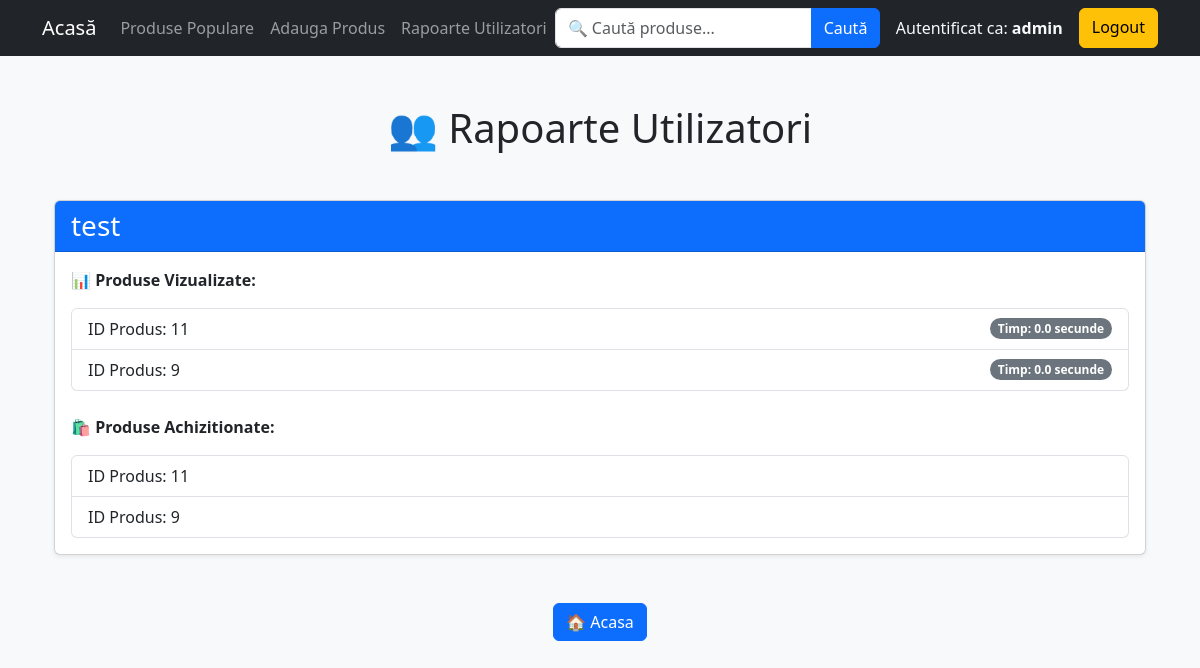
The page /user_reports (signed in) on the database as committed earlier.
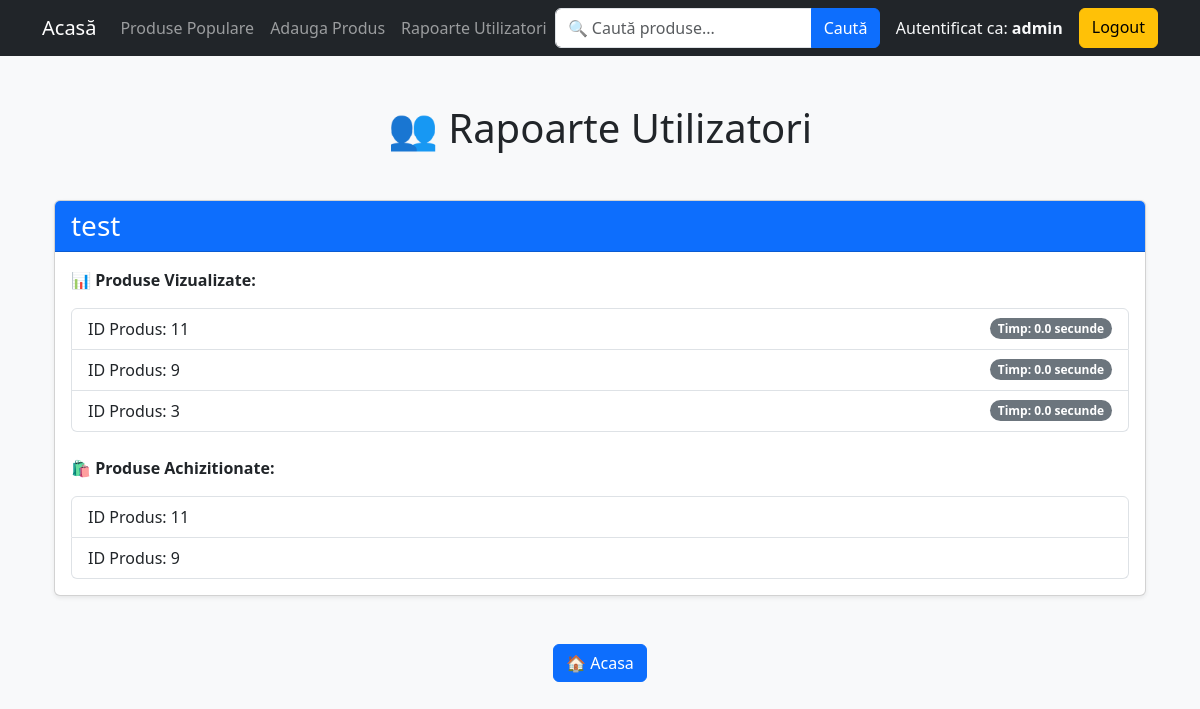
The same page on the database as committed later.
### models.py (models this page shows, shortened)
class User(db.Model):
    id = db.Column(db.Integer, primary_key=True)
    username = db.Column(db.String(100), unique=True)
    password = db.Column(db.String(100))
    role = db.Column(db.String(20))

class UserInteraction(db.Model):
    id = db.Column(db.Integer, primary_key=True)
    user_id = db.Column(db.String(100))
    product_id = db.Column(db.Integer, db.ForeignKey('product.id'))
    timestamp = db.Column(db.DateTime, default=db.func.current_timestamp())
    time_spent = db.Column(db.Float, default=0.0)  # timp petrecut pe pagina in secunde
    personalized_description = db.Column(db.Text, nullable=True)
    last_updated = db.Column(db.DateTime, default=db.func.current_timestamp())  # Stocăm ca UTC

class PurchaseHistory(db.Model):
    id = db.Column(db.Integer, primary_key=True)
    user_id = db.Column(db.Integer, db.ForeignKey('user.id'), nullable=False)
    product_id = db.Column(db.Integer, db.ForeignKey('product.id'), nullable=False)
    timestamp = db.Column(db.DateTime, default=db.func.current_timestamp())
    user = db.relationship('User', backref=db.backref('purchases', lazy=True))
    product = db.relationship('Product', backref=db.backref('purchases_history', lazy=True))

### app.py (the view)
@app.route("/user_reports")
@login_required
def user_reports():
    if "role" not in session or session["role"] != "admin":
        flash("Doar administratorii pot accesa aceasta pagina!")
        return redirect(url_for("home"))
    users = User.query.all()
    user_reports = {}
    for user in users:
        interactions = UserInteraction.query.filter_by(user_id=user.id).all()
        purchased_products = PurchaseHistory.query.filter_by(user_id=user.id).all()
        user_reports[user.username] = {
            "interactions": interactions,
            "purchased_products": purchased_products
        }
    return render_template("user_reports.html", user_reports=user_reports)

### app.py (called while the page is built)
def login_required(f):
    @wraps(f)
    def decorated_function(*args, **kwargs):
        if "user_id" not in session:
            flash("Trebuie sa fii autentificat pentru a accesa aceasta pagina.")
            return redirect(url_for("login"))
        return f(*args, **kwargs)
    return decorated_function

### templates/user_reports.html (shortened to what this page needs)
<!DOCTYPE html>
<html lang="ro">
<head>
    <link rel="stylesheet" href="https://cdn.jsdelivr.net/npm/bootstrap@5.3.0/dist/css/bootstrap.min.css">
</head>
<body class="bg-light">
{% extends 'base.html' %}
{% block content %}
<div class="container mt-5">
    <h1 class="text-center mb-5">👥 Rapoarte Utilizatori</h1>
    {% for user, data in user_reports.items() %}
        <div class="card mb-5 shadow-sm">
            <div class="card-header bg-primary text-white">
                <h3 class="mb-0">{{ user }}</h3>
            </div>
            <div class="card-body">
                <p><strong>📊 Produse Vizualizate:</strong></p>
                <ul class="list-group">
                    {% set unique_interactions = {} %}
                    {% for interaction in data.interactions %}
                        {% if interaction.product_id not in unique_interactions %}
                            {% set _dummy = unique_interactions.update({interaction.product_id: interaction.time_spent}) %}
                        {% else %}
                            {% set _dummy = unique_interactions.update({interaction.product_id: unique_interactions[interaction.product_id] + interaction.time_spent}) %}
                        {% endif %}
                    {% endfor %}
                    {% for product_id, total_time in unique_interactions.items() %}
                        <li class="list-group-item d-flex justify-content-between align-items-center">
                            ID Produs: {{ product_id }}
                            <span class="badge bg-secondary rounded-pill">Timp: {{ total_time }} secunde</span>
                        </li>
                    {% endfor %}
                </ul>
                <p class="mt-4"><strong>🛍️ Produse Achizitionate:</strong></p>
                <ul class="list-group">
                    {% for purchase in data.purchased_products %}
                        <li class="list-group-item d-flex justify-content-between align-items-center">
                            ID Produs: {{ purchase.product_id }}
                        </li>
                    {% endfor %}
                </ul>
            </div>
        </div>
    {% endfor %}
    <div class="text-center mt-5">
        <a href="/" class="btn btn-primary">🏠 Acasa</a>
    </div>
</div>
{% endblock %}

### templates/base.html (shortened to what this page needs)
<!DOCTYPE html>
<html lang="ro">
<head>
    <link rel="stylesheet" href="https://cdn.jsdelivr.net/npm/bootstrap@5.3.0/dist/css/bootstrap.min.css">
</head>
<body class="bg-light">
<nav class="navbar navbar-expand-lg navbar-dark bg-dark">
    <div class="container">
        <a class="navbar-brand" href="{{ url_for('home') }}">Acasă</a>
        <div class="collapse navbar-collapse" id="navbarNav">
            <ul class="navbar-nav me-auto">
                <li class="nav-item">
                    <a class="nav-link" href="{{ url_for('popular_products') }}">Produse Populare</a>
                </li>
                {% if session['role'] == 'admin' %}
                <li class="nav-item">
                    <a class="nav-link" href="{{ url_for('add_product') }}">Adauga Produs</a>
                </li>
                <li class="nav-item">
                    <a class="nav-link" href="{{ url_for('user_reports') }}">Rapoarte Utilizatori</a>
                </li>
                {% endif %}
                <form method="POST" action="{{ url_for('search_products') }}" class="d-flex" style="max-width: 400px; margin-left: auto; margin-right: 10px;">
                    <div class="input-group">
                        <input type="text" name="query" class="form-control rounded-start" placeholder="🔍 Caută produse..." required>
                        <button type="submit" class="btn btn-primary rounded-end">Caută</button>
                    </div>
                </form>
            </ul>
            <div class="d-flex">
                {% if 'user_id' in session %}
                    <span class="navbar-text me-3 text-light">Autentificat ca: <strong>{{ session['role'] }}</strong></span>
                    <a class="btn btn-warning" href="{{ url_for('logout') }}">Logout</a>
                {% else %}
                    <a class="btn btn-primary me-2" href="{{ url_for('login') }}">Login</a>
                    <a class="btn btn-success" href="{{ url_for('register') }}">Register</a>
                {% endif %}
            </div>
        </div>
    </div>
</nav>
<div class="container mt-5">
    {% block content %}
    {% endblock %}
</div>
</body>
</html>

Rows that differ between the two databases and show on the page:
added UserInteraction: product_id "3", time_spent "0.0"
